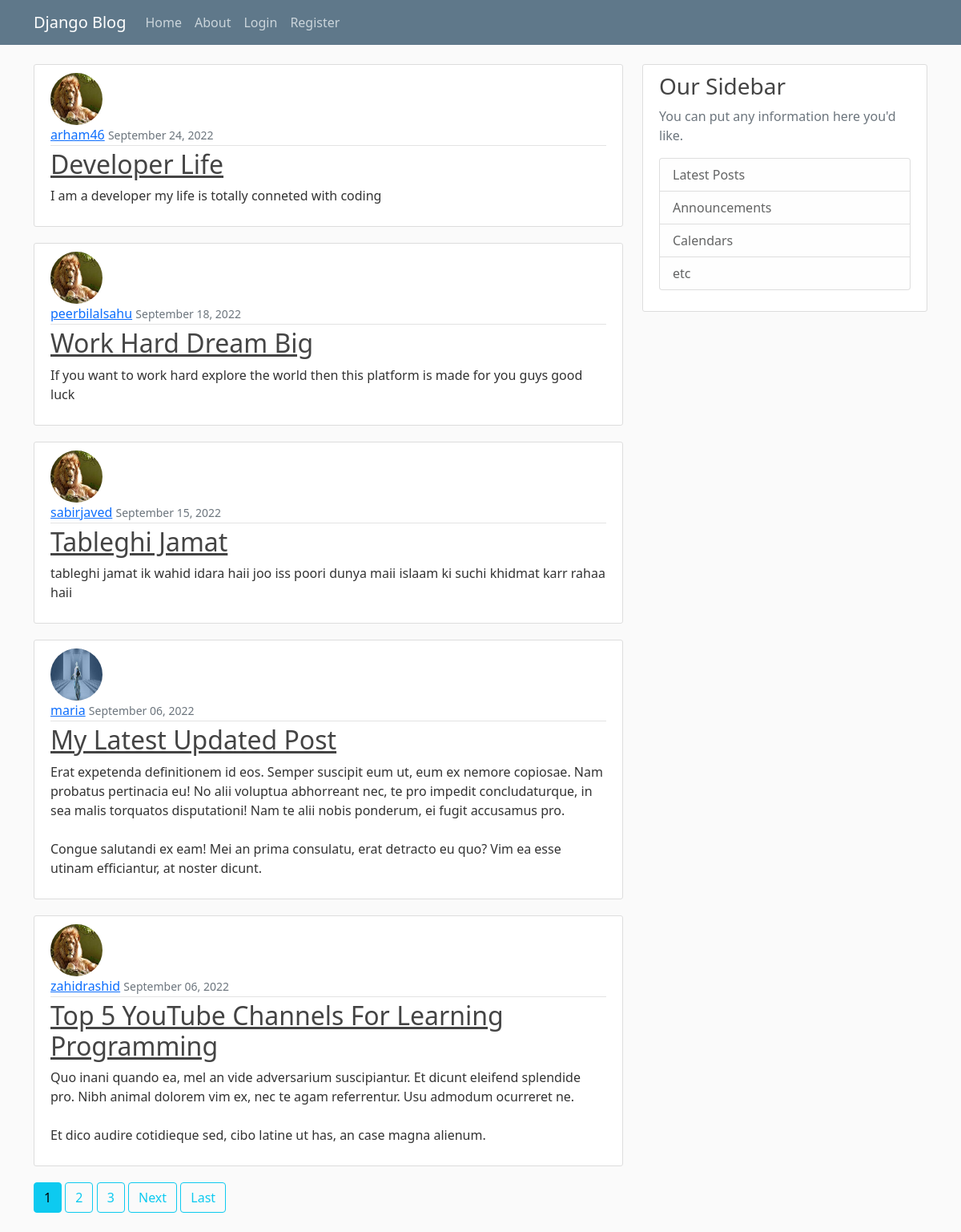
The page / on the database its author committed.
### janu/models.py (models this page shows, shortened)
class Post (models.Model):
    title = models.CharField(max_length=100)
    content = models.TextField()
    date_posted = models.DateTimeField(default=timezone.now)
    author = models.ForeignKey(User,on_delete = models.CASCADE)

### users/models.py (models this page shows, shortened)
class Profile (models.Model):
    user = models.OneToOneField(User, on_delete=models.CASCADE)
    image = models.ImageField(default='default.jpg',upload_to='profile_pics')

### janu/views.py (the view)
# urls.py: path('',PostListView.as_view(),name ='blog-home'),
class PostListView(ListView):
     model = Post
     template_name= 'janu/hello.html' #<app>/<model>_<viewtype>.html
     context_object_name='posts'
     ordering=['-date_posted']
     paginate_by = 5

### janu/templates/janu/hello.html (shortened to what this page needs)
{% extends "janu/base.html" %}
{% block content %}
 {% for post in posts%}
    <article class="media content-section">
      <img class="rounded-circle article-img" src="{{ post.author.profile.image.url }}">
      <div class="media-body">
        <div class="article-metadata">
          <a class="mr-2" href="{% url 'user-posts' post.author.username %}">{{ post.author }}</a>
          <small class="text-muted">{{ post.date_posted |date:"F d, Y"}}</small>
        </div>
        <h2><a class="article-title" href="{% url 'post-detail' post.id %}">{{ post.title }}</a></h2>
        <p class="article-content">{{ post.content }}</p>
      </div>
    </article>
 {% endfor %}
 {% if is_paginated %}
   {% for num in page_obj.paginator.page_range %}
     {% if page_obj.number == num %}
        <a class="btn btn-info mb-4" href="?page={{ num }}">{{ num }}</a>
     {% elif num > page_obj.number|add:'-3' and num < page_obj.number|add:'3' %}
        <a class="btn btn-outline-info mb-4" href="?page={{ num }}">{{ num }}</a>
     {% endif %}
   {% endfor %}
   {% if page_obj.has_next %}
      <a class="btn btn-outline-info mb-4" href="?page={{page_obj.next_page_number}}">Next</a>
      <a class="btn btn-outline-info mb-4" href="?page={{ page_obj.paginator.num_pages }}">Last</a>
   {% endif %}
 {% endif %}
{% endblock content %}

### janu/static/janu/main.css (style rules this page uses)
body { background: #fafafa; color: #333333; margin-top: 5rem; }
h1, h2, h3, h4, h5, h6 { color: #444444; }
.content-section { background: #ffffff; padding: 10px 20px; border: 1px solid #dddddd; border-radius: 3px; margin-bottom: 20px; }
.article-title { color: #444444; }
.article-content { white-space: pre-line; }
.article-img { height: 65px; width: 65px; margin-right: 16px; }
.article-metadata { padding-bottom: 1px; margin-bottom: 4px; border-bottom: 1px solid #e3e3e3 }

### rows shown on the page
Post: author.profile.image (placeholder picture), author "arham46", date_posted "September 24, 2022", title "Developer Life", content "I am a developer my life is totally conneted with coding"
Post: author.profile.image (placeholder picture), author "peerbilalsahu", date_posted "September 18, 2022", title "Work Hard Dream Big", content "If you want to work hard explore the world then this platform is made for you guys good luck"
Post: author.profile.image (placeholder picture), author "sabirjaved", date_posted "September 15, 2022", title "Tableghi Jamat", content "tableghi jamat ik wahid idara haii joo iss poori dunya maii islaam ki suchi khidmat karr rahaa haii"
Post: author.profile.image (picture), author "maria", date_posted "September 06, 2022", title "My Latest Updated Post", content "Erat expetenda definitionem id eos. Semper suscipit eum ut, eum ex nemore copiosae. Nam probatus pertinacia eu! No alii voluptua abhorreant nec, te pro impedit concludaturque, in sea malis torquatos disputationi! Nam te alii nobis ponderum, ei fugit accusamus pro. Congue salutandi ex eam! Mei an prima consulatu, erat detracto eu quo? Vim ea esse utinam efficiantur, at noster dicunt."
Post: author.profile.image (placeholder picture), author "zahidrashid", date_posted "September 06, 2022", title "Top 5 YouTube Channels For Learning Programming", content "Quo inani quando ea, mel an vide adversarium suscipiantur. Et dicunt eleifend splendide pro. Nibh animal dolorem vim ex, nec te agam referrentur. Usu admodum ocurreret ne. Et dico audire cotidieque sed, cibo latine ut has, an case magna alienum."

### other values the page prints
{{ num }} "1"
{{ num }} "2" "3"
